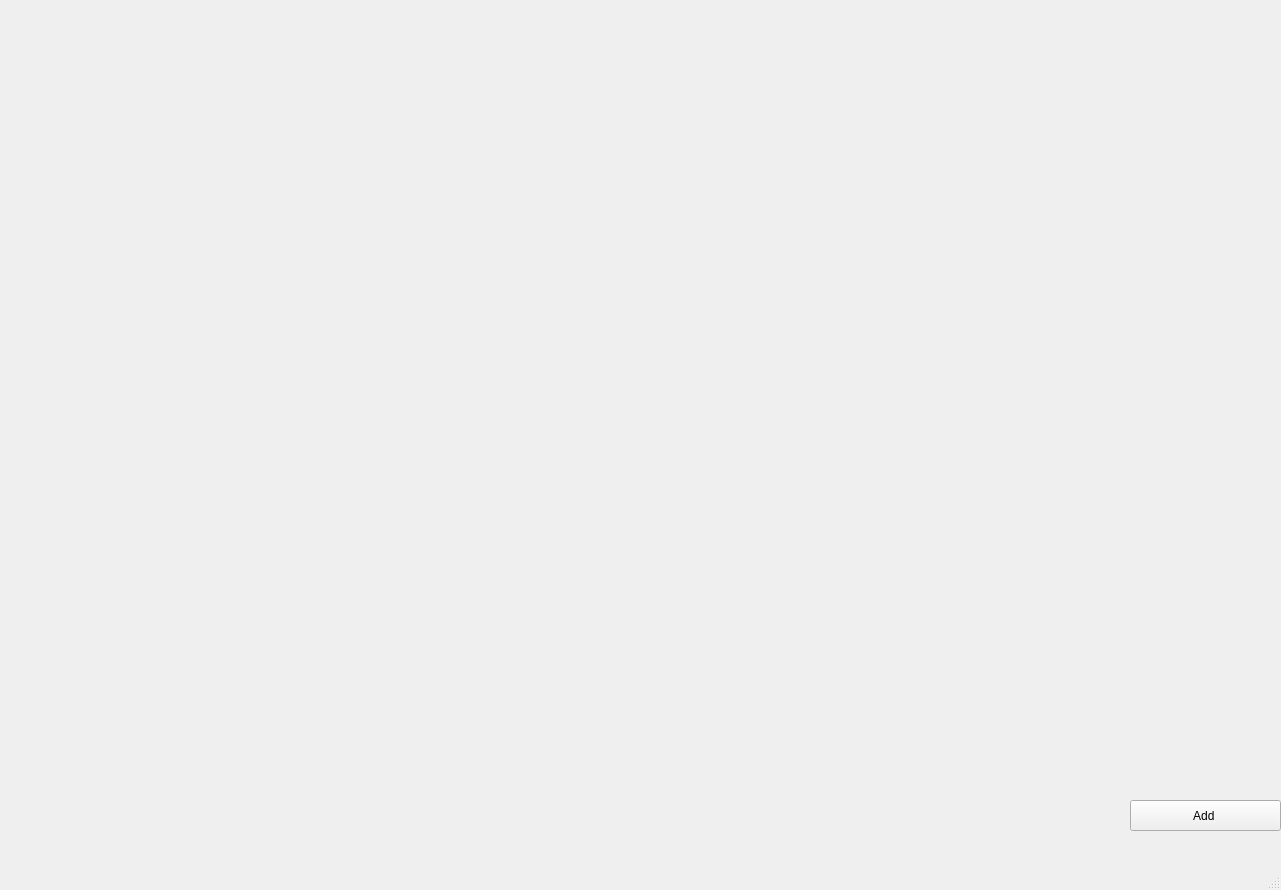
<?xml version="1.0" encoding="UTF-8"?>
<ui version="4.0">
 <class>MainWindow</class>
 <widget class="QMainWindow" name="MainWindow">
  <property name="geometry">
   <rect>
    <x>0</x>
    <y>0</y>
    <width>1281</width>
    <height>890</height>
   </rect>
  </property>
  <property name="windowTitle">
   <string>MainWindow</string>
  </property>
  <widget class="QWidget" name="centralwidget">
   <widget class="QWidget" name="widget" native="true">
    <property name="geometry">
     <rect>
      <x>0</x>
      <y>-10</y>
      <width>1281</width>
      <height>801</height>
     </rect>
    </property>
   </widget>
   <widget class="QPushButton" name="add">
    <property name="geometry">
     <rect>
      <x>1130</x>
      <y>800</y>
      <width>151</width>
      <height>31</height>
     </rect>
    </property>
    <property name="text">
     <string>Add </string>
    </property>
   </widget>
  </widget>
  <widget class="QMenuBar" name="menubar">
   <property name="geometry">
    <rect>
     <x>0</x>
     <y>0</y>
     <width>1281</width>
     <height>22</height>
    </rect>
   </property>
  </widget>
  <widget class="QStatusBar" name="statusbar"/>
 </widget>
 <resources/>
 <connections/>
</ui>
